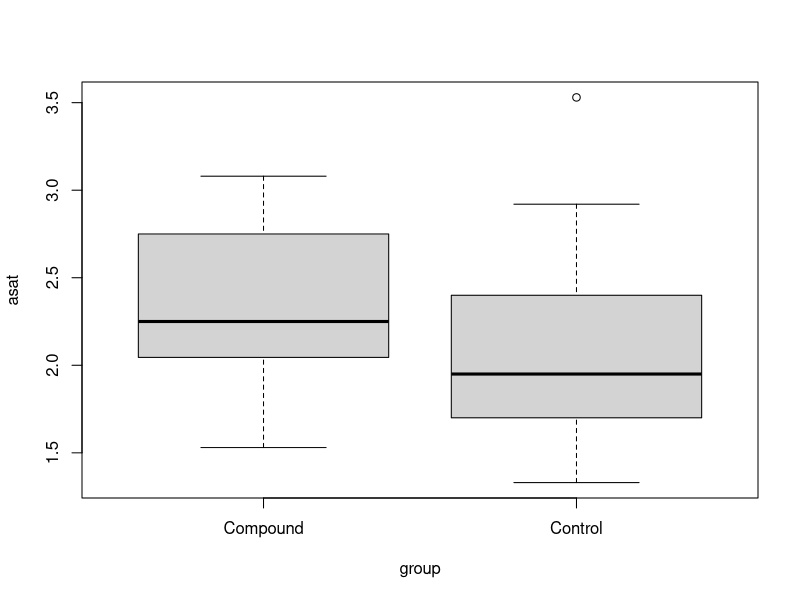
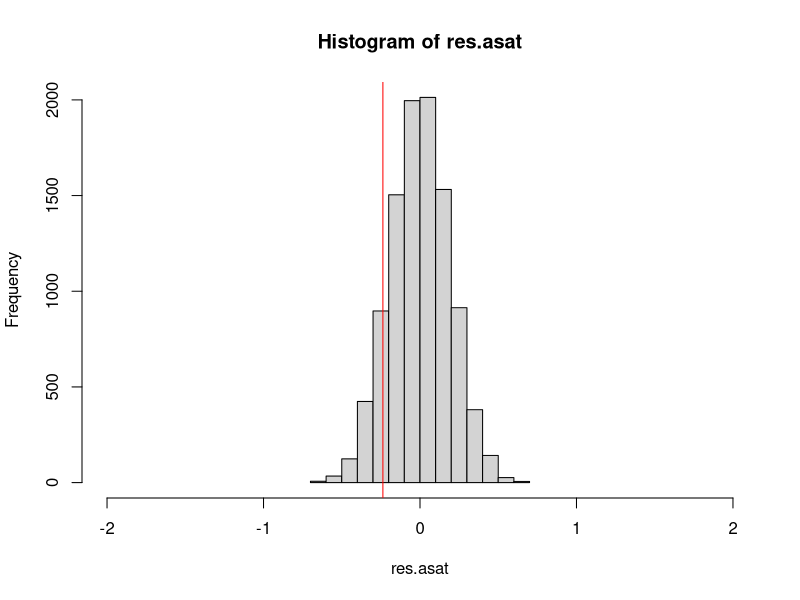
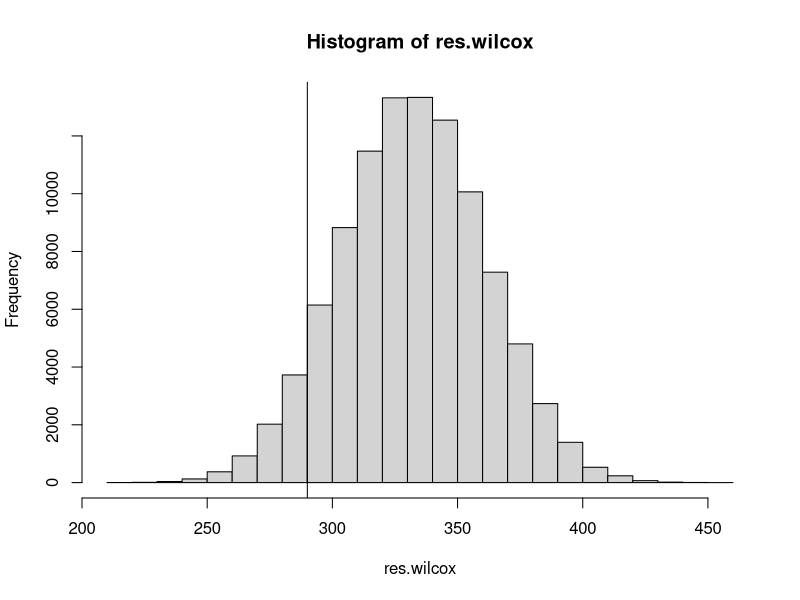
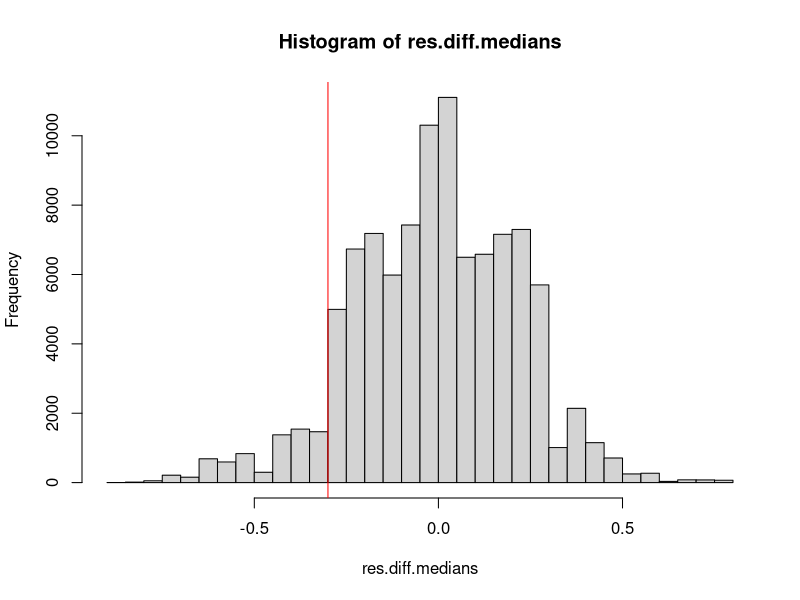

Write the R code that produced these figures, in order.
# Permutation/randomization tests

# unpaired two sample permutation test
# example of a two sample permutation/randomization test:
library(coin)
data(asat)
?asat
head(asat)
dim(asat)
boxplot(asat~group, data=asat)

# There seems to be a some effect of the treatment. 
# Or is this just due to chance?

# Create different vectors for each group
asat.contr <- asat$asat[asat$group=="Control"]
asat.treat <- asat$asat[asat$group=="Compound"]
n <- nrow(asat)
n1 <- length(asat.contr) #19 (first 19 observations in asat)

# it is suspected that the compound increases asat levels

# observed difference in group means:
(obs.diff <- mean(asat.contr)-mean(asat.treat))

# There seems to be a some effect of the treatment. 
# Or is this just due to chance?

# A first permutation test (one-sided):
#   H0: mu_contr = mu_treat 
#   Ha: mu_contr < mu_treat 
# at significance level alpha=0.01

# How can we create a null distribution?

# The rats were randomly assigned to treatment (compound) 
#   or control.
# If the treatment does nothing (the null hypothesis), 
#   then the asat value of each rat would remain the same, 
#   regardless of its treatment assignment. 
# Hence, we can create random reassignments of the rats to the 
#   two groups, and each time compute the difference in group 
#   means. This yields our null distribution. 

# number of times we randomly reassign rats to groups
reps <- 10000             

# vector to store the difference in group means 
#   under the random reassignments
res.asat <- numeric(reps) 

for (i in 1:reps){
  # change ordering of the asat values
  temp <- asat$asat[sample(c(1:n), replace=FALSE)]
  
  # then consider the first n1 observations to be in 
  #  the control group and the remaining observations 
  #  in the treatment group. 
  res.asat[i] <- mean(temp[1:n1])-mean(temp[(n1+1):n])
} 

hist(res.asat, xlim=c(-2,2))
abline(v=obs.diff, col="red")
# small values of difference are in favour of the alternative:
(pval <- (sum(res.asat<=obs.diff)+1)/(reps+1))

# We do not reject H0 in favor of Ha at alpha=0.01
# There is not enough evidence in the data to conclude that 
#   that the compound increases asat levels. 

######

# Now let's do a Wilcoxon test:
#   H0: F_1 = F_2  (F_1 for control, F_2 for treatment)
#   Ha: F_1 is shifted to the left

wilcox.test(asat.contr, asat.treat, alternative="less")

# We do not reject H0 in favor of Ha at alpha=0.05
# There is not enough evidence in the data to conclude that 
#   that the compound increases asat levels. 


#######################################################

# We now show that the Wilcoxon test can be 
#   viewed as a permutation test:
ranks <- rank(asat$asat)
(observed.sum.ranks <- sum(ranks[1:n1]))

# nr of different group assignments:
choose(34,19)

# we will randomly sample nrep permutations:
nrep <- 100000

wilcox.one.rep <- function(y, n1, n){
  ynew <- sample(y, n, replace=F)
  ranks.new <- rank(ynew)
  return(sum(ranks.new[1:n1]))
}

res.wilcox <- replicate(nrep, wilcox.one.rep(asat$asat, n1, n))

hist(res.wilcox)
abline(v=observed.sum.ranks)
(pval <- (sum(res.wilcox<=observed.sum.ranks)+1)/(nrep+1))


############################################

# More general permutation test:
# we do not have to take the rank sums as test statistic. 
# we can choose any test statistic we like. 
# consider for example the difference in group medians:

# observed difference in group means:
(observed.diff.medians <- median(asat.contr)-median(asat.treat))

median.diff.one.rep <- function(y, n1, n){
  ynew <- sample(y, n, replace=F)
  return(median(ynew[1:n1])-median(ynew[(n1+1):n]))
}

res.diff.medians <- replicate(nrep, median.diff.one.rep(asat$asat, n1, n))

hist(res.diff.medians,breaks=30)
abline(v=observed.diff.medians, col="red")
(pval <- (sum(res.diff.medians<=observed.diff.medians)+1)/(nrep+1))

#########

# Permutation tests are very flexible.
# You can use any statistic you like.
# You don't need any distributional assumptions.
# See R package coin
